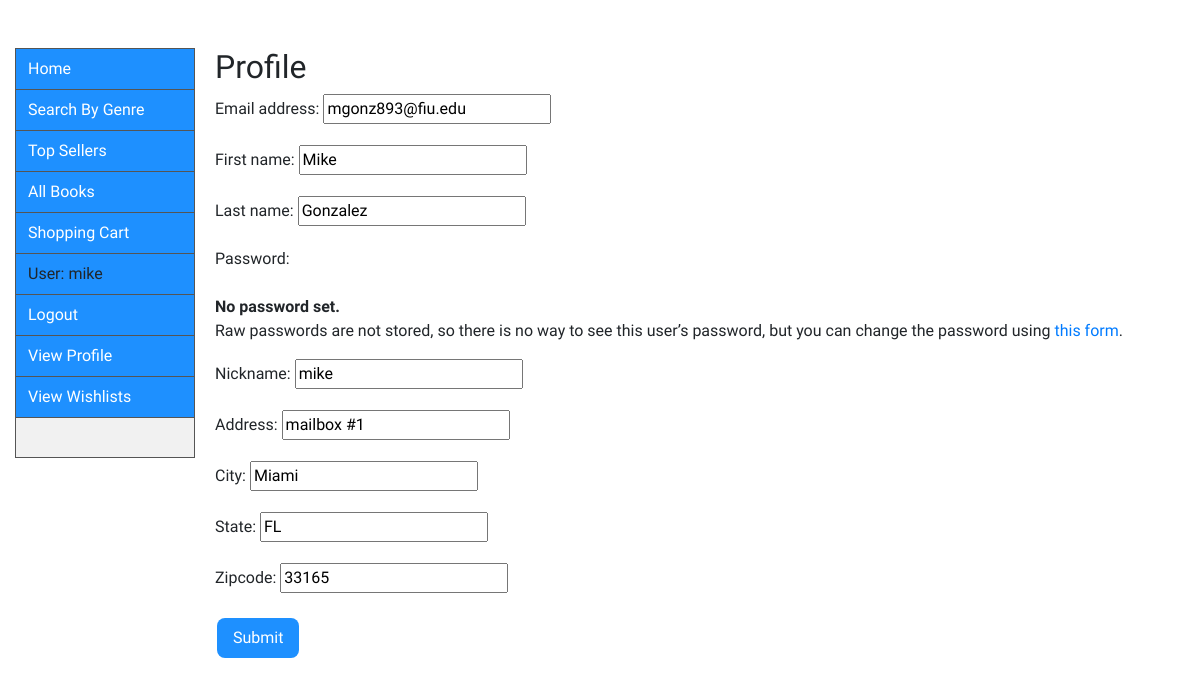
Page /search/profile/edit (signed in) on the earlier database version.
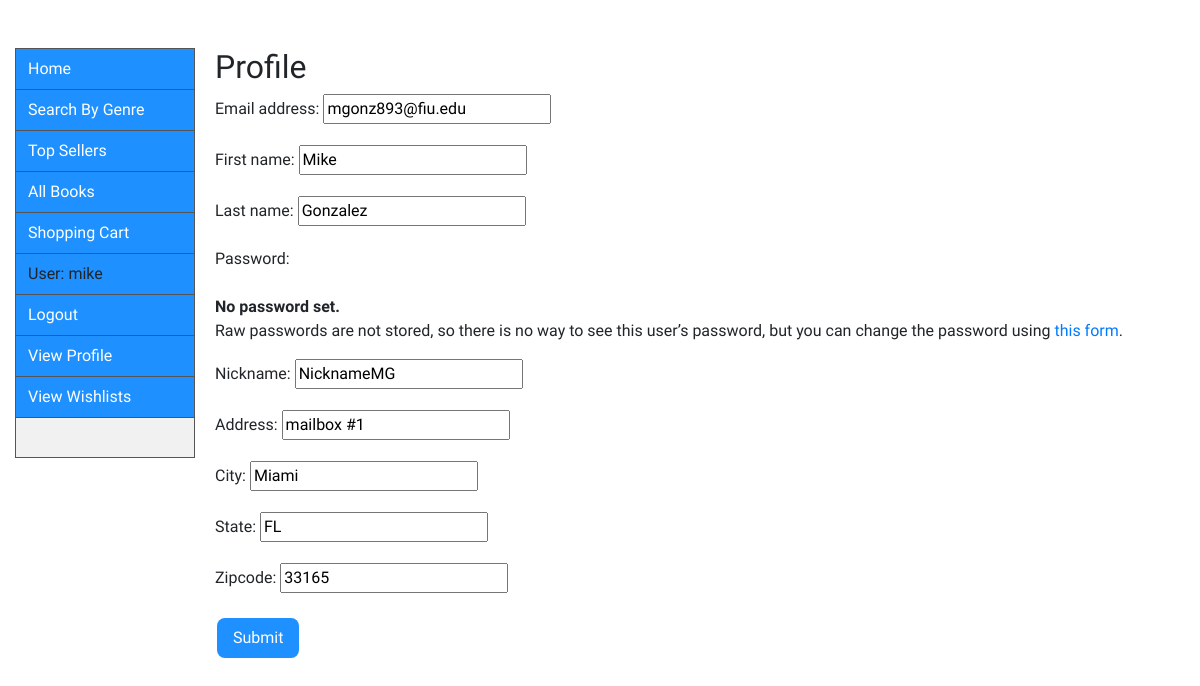
Same page on the later database version.
### catalog/models.py (models this page shows, shortened)
class UserProfile(models.Model):
    user = models.OneToOneField(User, on_delete=models.CASCADE)
    name = models.CharField(max_length=200, default='')
    password = models.CharField(max_length=8, default='')
    nickname = models.CharField(max_length=10, default='')
    email = models.EmailField(max_length=50, default='')
    address = models.CharField(max_length=200, default='')
    city = models.CharField(max_length=25, default='')
    state = models.CharField(max_length=25, default='')
    zipcode = models.IntegerField(default=0)
    wishlists = models.ManyToManyField('Wishlist')

### catalog/views.py (the view)
# urls.py: path('profile/edit', views.editprofile, name='editprofile'),
def editprofile(request):
    if request.method == 'POST':
        form = EditProfileForm(request.POST, instance=request.user)
        profile_form = ProfileForm(
            request.POST, instance=request.user.userprofile)
        if form.is_valid():
            form.save()
            profile_form.save()
            return redirect('/catalog/profile/')
    else:
        form = EditProfileForm(instance=request.user)
        profile_form = ProfileForm(instance=request.user.userprofile)
    args = {'form': form,
            'profile_form': profile_form}
    return render(request, 'editprofile.html', args)

### catalog/forms.py
class EditProfileForm(UserChangeForm):
    class Meta:
        model = User
        fields = [
            'email',
            'first_name',
            'last_name',
        ]
        exclude = {
            'password',
        }
        field_order = ['email', 'first_name', 'last_name']

class ProfileForm(forms.ModelForm):
    class Meta:
        model = UserProfile
        fields = [
            'nickname',
            'address',
            'city',
            'state',
            'zipcode',
        ]
        exclude = {
            'password',
        }
        field_order = ['nickname', 'address', 'city', 'state', 'zipcode']

### catalog/templates/editprofile.html (shortened to what this page needs)
{% extends "base_generic.html" %}
{% block content %}
  <h2>Profile</h2>
<form method ="post">
 {{form.as_p}}
 {{profile_form.as_p}}
 <button type="submit" name"Submit" method="POST" class="button2">Submit</button>
</form>
{% endblock %}

Differences in the rows shown:
changed UserProfile "mailbox #1": nickname "mike" → "NicknameMG"
